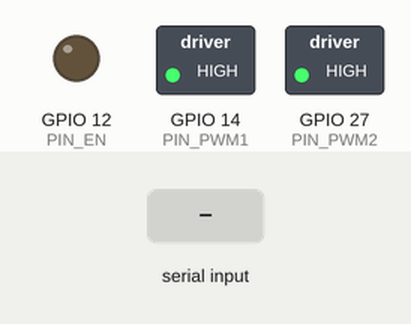
Recording of a program running on a simulated ESP32. Shown: switched loads named in the program (green lamp = pin HIGH), output pins drawn as LEDs (lit = HIGH). Inputs (shaded band) come from the test bench. Pins used as bus, display or sensor lines are not drawn; what the program prints to the serial monitor is not drawn.

Above: at 1.2 s.
1.3 s: "P90\n" received over Serial
At 2.5 s:
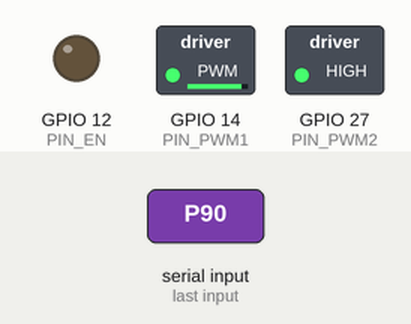
2.8 s: "F\n" received over Serial
4.3 s: "X\n" received over Serial
At 4.6 s:
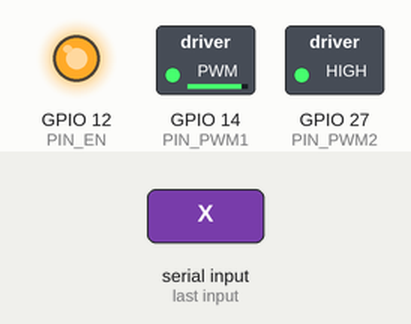
Timing chart, 0 to 7.3 s (numbered marks = the images above; inputs shaded):
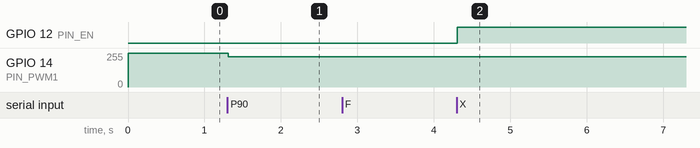

The program:

main.cpp
```cpp
// ==================== 电机控制程序 ====================
// 引脚定义：
//   D12 (GPIO12) → EN 使能引脚
//   D14 (GPIO14) → PWML2 (PWM2)
//   D27 (GPIO27) → PWML1 (PWM1)
//
// 控制方式：
//   电平控制：EN=0, PWML1/PWML2 组合控制正转/反转/刹车
//   PWM控制：通过PWM占空比控制转速

// 电平控制方式：
//   EN=0, PWM1=0, PWM2=1 → 正转
//   EN=0, PWM1=1, PWM2=0 → 反转
//   EN=0, PWM1=1, PWM2=1 → 刹车
//   EN=1, PWM1=1, PWM2=1 → 自由
//
// PWM控制方式：
//   EN=0, PWM1=PWM, PWM2=1 → 正转（调速）
//   EN=0, PWM1=1, PWM2=PWM → 反转（调速）
//   EN=0, PWM1=1, PWM2=1 → 刹车
//   EN=1, PWM1=1, PWM2=1 → 自由
// ====================================================
// ====================================================

#include <Arduino.h>

// ---------- 引脚定义 ----------
#define PIN_EN    12    // 使能引脚
#define PIN_PWM1  14    // PWM1
#define PIN_PWM2  27    // PWM2

// ---------- PWM 参数 ----------
#define PWM_CHANNEL_1  0   // LEDC 通道0
#define PWM_CHANNEL_2  1   // LEDC 通道1
#define PWM_FREQ       5000 // PWM 频率 5kHz
#define PWM_RESOLUTION 8    // 8位分辨率 (0-255)

// ---------- 电机控制模式枚举 ----------
enum MotorMode {
  MODE_STOP,      // 停止（刹车）
  MODE_FORWARD,   // 正转
  MODE_REVERSE,   // 反转
  MODE_FREE,      // 自由（惯性滑行）
  MODE_PWM        // PWM调速模式
};

// --------------------global status-------------
bool isPWM_Mode = false;   // isPWM flag

// ---------- 函数声明 ----------
void motorInit();
void motorControl(MotorMode mode, int speed = 0);
void setMotorPins(int en, int pwm1, int pwm2);
void setPWM(int pwm1, int pwm2);
void processSerialCommand();

// ---------- setup ----------
void setup() {
  Serial.begin(115200);
  motorInit();
  Serial.println("电机控制系统已启动");
  Serial.println("可用指令：");
  Serial.println("  F  → 正转");
  Serial.println("  R  → 反转");
  Serial.println("  S  → 刹车");
  Serial.println("  X  → 自由");
  Serial.println("  Pnn → PWM调速 (nn=0~100)");
  Serial.println("  例: P50  → 50% 速度正转");
  Serial.println("       P0   → 停止");
}

// ---------- loop ----------
void loop() {
  processSerialCommand();
  delay(10); // 防止串口过载
}

// ==================== 电机初始化 ====================
void motorInit()
{
  // configurate output mode
  pinMode(PIN_EN, OUTPUT);
  pinMode(PIN_PWM1, OUTPUT);
  pinMode(PIN_PWM2, OUTPUT);

  // Initial state

  setMotorPins(0, 1, 1);
  isPWM_Mode = false ;
  Serial.println("Motor initial success");
}

// ========= Power control function=========
// direct cortrol three pin
void setMotorPins(int en, int pwm1, int pwm2)
{
  digitalWrite(PIN_EN, en);
  digitalWrite(PIN_PWM1, pwm1);
  digitalWrite(PIN_PWM2, pwm2);
}


// ==================== PWM 设置函数 ====================
// 设置两个PWM通道的占空比 (0-255)
void setPWM(int pwm1, int pwm2){
  ledcWrite(PWM_CHANNEL_1,pwm1);
  ledcWrite(PWM_CHANNEL_2,pwm2);
}


//======== core control functions=============
/**
 * 电机控制函数
 * @param mode  控制模式 (MotorMode)
 * @param speed PWM占空比 (0-255)，仅在 MODE_PWM 模式下有效
 */
//void motorControl(MotorMode mode, int speed=0)
void motorControl(MotorMode mode,int speed)
{
  switch(mode){
    case MODE_FORWARD:
      // pin control: EN=0, pwm1=0,pwm2=1,  forward
      // 1. 先解除PWM绑定，让引脚恢复为普通GPIO
      ledcDetachPin(PIN_PWM1);
      ledcDetachPin(PIN_PWM2);

      setMotorPins(0, 0, 1);
      Serial.println("Motor: forward.");
      break;

    case MODE_REVERSE:

      // pin level : EN=0, pwm1=1,pwm2=0,   reverse
      // 1. 先解除PWM绑定，让引脚恢复为普通GPIO
      ledcDetachPin(PIN_PWM1);
      ledcDetachPin(PIN_PWM2);
      setMotorPins(0, 1, 0);
      Serial.println("Motor: Reverse.");
      break;

    case MODE_STOP:
      // pin level : EN=0, pwm1=1,pwm2=1,   stop
      // 1. 先解除PWM绑定，让引脚恢复为普通GPIO
      ledcDetachPin(PIN_PWM1);
      ledcDetachPin(PIN_PWM2);
      setMotorPins(0, 1, 1);
      Serial.println("Motor: Stop.");
      break;

    case MODE_FREE:
      // pin level : EN=1, pwm1=1,pwm2=1,   free
      // 1. 先解除PWM绑定，让引脚恢复为普通GPIO
      ledcDetachPin(PIN_PWM1);
      ledcDetachPin(PIN_PWM2);

      setMotorPins(1, 1, 1);
      Serial.println("Motor: Free");
      break;

    case MODE_PWM:
      // PWM control ,en =0,
      // Speed range of 0-255;
        // bound pwm to pin
        // configurate pwm channel
      ledcSetup(PWM_CHANNEL_1, PWM_FREQ, PWM_RESOLUTION);
      ledcSetup(PWM_CHANNEL_2, PWM_FREQ, PWM_RESOLUTION);
      ledcAttachPin(PIN_PWM1, PWM_CHANNEL_1);
      ledcAttachPin(PIN_PWM2, PWM_CHANNEL_2);

      if (speed<-255) speed=-255;
      if (speed > 255) speed =255;

      digitalWrite(PIN_EN, 0);  // enalbe

      if (speed == 0) {
        // 速度0 → 刹车
        setPWM(255, 255);
        Serial.println("PWM: Stop (speed 0)");
      } else if (speed > 0) {
        // 正转：PWM1=速度, PWM2=1(高电平)
        setPWM(speed, 255);
        Serial.printf("PWM: Forward Speed %d (0-255)\n", speed);
      } else {
        // 反转：PWM1=1(高电平), PWM2=-速度
        int pwmValue = -speed;
        setPWM(255, pwmValue);
        Serial.printf("PWM: Reverse Speed %d (0-255)\n", pwmValue);
      }
      break;

    default:
      Serial.println("Unknown control mode, please check!");
      break;

  }
}

// ===============Serial port  commands deal =============
void processSerialCommand(){
  if(!Serial.available()) return;

  String cmd = Serial.readStringUntil('\n');
  cmd.trim(); // clear space in head and tail;
  cmd.toUpperCase();   // turn Upper write;

  // null  ignore
  if (cmd.length()==0) return;

  // deal single word
  if(cmd.length() == 1){
    char c = cmd.charAt(0);
    switch(c){
      case 'F':
        motorControl(MODE_FORWARD);
        break;
      case 'R':
        motorControl(MODE_REVERSE);
        break;
      case 'S':
        motorControl(MODE_STOP);
        break;
      case 'X':
        motorControl(MODE_FREE);
        break;
      default:
        Serial.println("unknown command.");
        break;
    }
    return;
  }

  if (cmd.charAt(0) == 'P'){
    String speedStr = cmd.substring(1);
    int speed =speedStr.toInt();
    Serial.print("speed_show:");
    Serial.println(speed);


    if (speed>=-100 && speed<=100){
      // 0-100 reflect to 0-255;
      int pwmValue = map (speed, -100 ,100, -255, 255);
      Serial.printf("pwmValue_show: %d \n",pwmValue);


     // if (pwmValue < 0) pwmValue = -pwmValue;
      motorControl(MODE_PWM, pwmValue);
      // if speed = 0, means stop;
      }else {
        Serial.println();
      }
      return;
    }

  // if unknow commmand
  Serial.println("unkown command");
  Serial.println("Valid command: F(Forward) , R(Reverse) , S(stop), X(Free), Pnn(nn=0-100)");

}


// ===================== pwm control function=============
// ==================== 可选：独立的PWM控制函数 ====================
/**
 * 直接控制PWM引脚，用于更灵活的调速
 * @param speed  -255 ~ 255，正数正转，负数反转，0停止
 */
void motorSpeed(int speed) {
  if (speed == 0) {
    motorControl(MODE_STOP);
    return;
  }

  // 限制速度范围
  if (speed > 255) speed = 255;
  if (speed < -255) speed = -255;

  digitalWrite(PIN_EN, 0);
  if (speed > 0) {
    // 正转：PWM1 = speed, PWM2 = 0
    setPWM(speed, 0);
    Serial.printf("PWM_Forward: %d\n", speed);
  } else {
    // 反转：PWM1 = 0, PWM2 = -speed
    setPWM(0, -speed);
    Serial.printf("PWM_Reverse: %d\n", -speed);
  }
}
```

Measured:
- after the input at 1.3 s, GPIO 14 (PIN_PWM1): 255/255 → 228/255 at once
- after the input at 4.3 s, GPIO 12 (PIN_EN): LOW → HIGH at once
